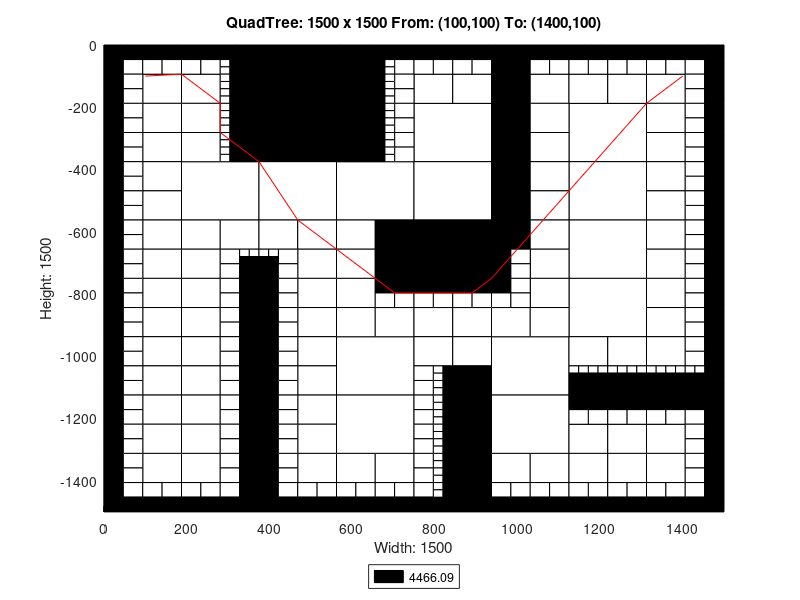

MATLAB code to generate this figure:
axis([0 1500 -1500 0]);
title('QuadTree: 1500 x 1500 From: (100,100) To: (1400,100)');
xlabel('Width: 1500');
ylabel('Height: 1500');
rectangle('Position',[375 -187.5 187.5 187.5], 'FaceColor',[0 0 0]);
rectangle('Position',[375 -375 187.5 187.5], 'FaceColor',[0 0 0]);
rectangle('Position',[187.5 -562.5 187.5 187.5], 'FaceColor',[1 1 1]);
rectangle('Position',[375 -562.5 187.5 187.5], 'FaceColor',[1 1 1]);
rectangle('Position',[562.5 -562.5 187.5 187.5], 'FaceColor',[1 1 1]);
rectangle('Position',[750 -375 187.5 187.5], 'FaceColor',[1 1 1]);
rectangle('Position',[1125 -375 187.5 187.5], 'FaceColor',[1 1 1]);
rectangle('Position',[750 -562.5 187.5 187.5], 'FaceColor',[1 1 1]);
rectangle('Position',[750 -750 187.5 187.5], 'FaceColor',[0 0 0]);
rectangle('Position',[1125 -562.5 187.5 187.5], 'FaceColor',[1 1 1]);
rectangle('Position',[1125 -750 187.5 187.5], 'FaceColor',[1 1 1]);
rectangle('Position',[562.5 -1125 187.5 187.5], 'FaceColor',[1 1 1]);
rectangle('Position',[562.5 -1312.5 187.5 187.5], 'FaceColor',[1 1 1]);
rectangle('Position',[937.5 -1125 187.5 187.5], 'FaceColor',[1 1 1]);
rectangle('Position',[1125 -937.5 187.5 187.5], 'FaceColor',[1 1 1]);
rectangle('Position',[937.5 -1312.5 187.5 187.5], 'FaceColor',[1 1 1]);
rectangle('Position',[93.75 -187.5 93.75 93.75], 'FaceColor',[1 1 1]);
rectangle('Position',[187.5 -187.5 93.75 93.75], 'FaceColor',[1 1 1]);
rectangle('Position',[93.75 -281.25 93.75 93.75], 'FaceColor',[1 1 1]);
rectangle('Position',[93.75 -375 93.75 93.75], 'FaceColor',[1 1 1]);
rectangle('Position',[187.5 -281.25 93.75 93.75], 'FaceColor',[1 1 1]);
rectangle('Position',[187.5 -375 93.75 93.75], 'FaceColor',[1 1 1]);
rectangle('Position',[562.5 -93.75 93.75 93.75], 'FaceColor',[0 0 0]);
rectangle('Position',[562.5 -187.5 93.75 93.75], 'FaceColor',[0 0 0]);
rectangle('Position',[562.5 -281.25 93.75 93.75], 'FaceColor',[0 0 0]);
rectangle('Position',[562.5 -375 93.75 93.75], 'FaceColor',[0 0 0]);
rectangle('Position',[93.75 -468.75 93.75 93.75], 'FaceColor',[1 1 1]);
rectangle('Position',[93.75 -562.5 93.75 93.75], 'FaceColor',[1 1 1]);
rectangle('Position',[93.75 -656.25 93.75 93.75], 'FaceColor',[1 1 1]);
rectangle('Position',[93.75 -750 93.75 93.75], 'FaceColor',[1 1 1]);
rectangle('Position',[187.5 -656.25 93.75 93.75], 'FaceColor',[1 1 1]);
rectangle('Position',[281.25 -656.25 93.75 93.75], 'FaceColor',[1 1 1]);
rectangle('Position',[187.5 -750 93.75 93.75], 'FaceColor',[1 1 1]);
rectangle('Position',[375 -656.25 93.75 93.75], 'FaceColor',[1 1 1]);
rectangle('Position',[468.75 -656.25 93.75 93.75], 'FaceColor',[1 1 1]);
rectangle('Position',[468.75 -750 93.75 93.75], 'FaceColor',[1 1 1]);
rectangle('Position',[562.5 -656.25 93.75 93.75], 'FaceColor',[1 1 1]);
rectangle('Position',[656.25 -656.25 93.75 93.75], 'FaceColor',[0 0 0]);
rectangle('Position',[562.5 -750 93.75 93.75], 'FaceColor',[1 1 1]);
rectangle('Position',[656.25 -750 93.75 93.75], 'FaceColor',[0 0 0]);
rectangle('Position',[750 -187.5 93.75 93.75], 'FaceColor',[1 1 1]);
rectangle('Position',[843.75 -187.5 93.75 93.75], 'FaceColor',[1 1 1]);
rectangle('Position',[937.5 -93.75 93.75 93.75], 'FaceColor',[0 0 0]);
rectangle('Position',[937.5 -187.5 93.75 93.75], 'FaceColor',[0 0 0]);
rectangle('Position',[1031.25 -187.5 93.75 93.75], 'FaceColor',[1 1 1]);
rectangle('Position',[937.5 -281.25 93.75 93.75], 'FaceColor',[0 0 0]);
rectangle('Position',[1031.25 -281.25 93.75 93.75], 'FaceColor',[1 1 1]);
rectangle('Position',[937.5 -375 93.75 93.75], 'FaceColor',[0 0 0]);
rectangle('Position',[1031.25 -375 93.75 93.75], 'FaceColor',[1 1 1]);
rectangle('Position',[1125 -187.5 93.75 93.75], 'FaceColor',[1 1 1]);
rectangle('Position',[1218.75 -187.5 93.75 93.75], 'FaceColor',[1 1 1]);
rectangle('Position',[1312.5 -187.5 93.75 93.75], 'FaceColor',[1 1 1]);
rectangle('Position',[1312.5 -281.25 93.75 93.75], 'FaceColor',[1 1 1]);
rectangle('Position',[1312.5 -375 93.75 93.75], 'FaceColor',[1 1 1]);
rectangle('Position',[937.5 -468.75 93.75 93.75], 'FaceColor',[0 0 0]);
rectangle('Position',[1031.25 -468.75 93.75 93.75], 'FaceColor',[1 1 1]);
rectangle('Position',[937.5 -562.5 93.75 93.75], 'FaceColor',[0 0 0]);
rectangle('Position',[1031.25 -562.5 93.75 93.75], 'FaceColor',[1 1 1]);
rectangle('Position',[937.5 -656.25 93.75 93.75], 'FaceColor',[0 0 0]);
rectangle('Position',[1031.25 -656.25 93.75 93.75], 'FaceColor',[1 1 1]);
rectangle('Position',[1031.25 -750 93.75 93.75], 'FaceColor',[1 1 1]);
rectangle('Position',[1312.5 -468.75 93.75 93.75], 'FaceColor',[1 1 1]);
rectangle('Position',[1312.5 -562.5 93.75 93.75], 'FaceColor',[1 1 1]);
rectangle('Position',[1312.5 -656.25 93.75 93.75], 'FaceColor',[1 1 1]);
rectangle('Position',[1312.5 -750 93.75 93.75], 'FaceColor',[1 1 1]);
rectangle('Position',[93.75 -843.75 93.75 93.75], 'FaceColor',[1 1 1]);
rectangle('Position',[93.75 -937.5 93.75 93.75], 'FaceColor',[1 1 1]);
rectangle('Position',[187.5 -843.75 93.75 93.75], 'FaceColor',[1 1 1]);
rectangle('Position',[187.5 -937.5 93.75 93.75], 'FaceColor',[1 1 1]);
rectangle('Position',[93.75 -1031.25 93.75 93.75], 'FaceColor',[1 1 1]);
rectangle('Position',[93.75 -1125 93.75 93.75], 'FaceColor',[1 1 1]);
rectangle('Position',[187.5 -1031.25 93.75 93.75], 'FaceColor',[1 1 1]);
rectangle('Position',[187.5 -1125 93.75 93.75], 'FaceColor',[1 1 1]);
rectangle('Position',[468.75 -843.75 93.75 93.75], 'FaceColor',[1 1 1]);
rectangle('Position',[468.75 -937.5 93.75 93.75], 'FaceColor',[1 1 1]);
rectangle('Position',[562.5 -843.75 93.75 93.75], 'FaceColor',[1 1 1]);
rectangle('Position',[562.5 -937.5 93.75 93.75], 'FaceColor',[1 1 1]);
rectangle('Position',[656.25 -937.5 93.75 93.75], 'FaceColor',[1 1 1]);
rectangle('Position',[468.75 -1031.25 93.75 93.75], 'FaceColor',[1 1 1]);
rectangle('Position',[468.75 -1125 93.75 93.75], 'FaceColor',[1 1 1]);
rectangle('Position',[93.75 -1218.75 93.75 93.75], 'FaceColor',[1 1 1]);
rectangle('Position',[93.75 -1312.5 93.75 93.75], 'FaceColor',[1 1 1]);
rectangle('Position',[187.5 -1218.75 93.75 93.75], 'FaceColor',[1 1 1]);
rectangle('Position',[187.5 -1312.5 93.75 93.75], 'FaceColor',[1 1 1]);
rectangle('Position',[93.75 -1406.25 93.75 93.75], 'FaceColor',[1 1 1]);
rectangle('Position',[187.5 -1406.25 93.75 93.75], 'FaceColor',[1 1 1]);
rectangle('Position',[468.75 -1218.75 93.75 93.75], 'FaceColor',[1 1 1]);
rectangle('Position',[468.75 -1312.5 93.75 93.75], 'FaceColor',[1 1 1]);
rectangle('Position',[468.75 -1406.25 93.75 93.75], 'FaceColor',[1 1 1]);
rectangle('Position',[562.5 -1406.25 93.75 93.75], 'FaceColor',[1 1 1]);
rectangle('Position',[656.25 -1406.25 93.75 93.75], 'FaceColor',[1 1 1]);
rectangle('Position',[750 -937.5 93.75 93.75], 'FaceColor',[1 1 1]);
rectangle('Position',[843.75 -937.5 93.75 93.75], 'FaceColor',[1 1 1]);
rectangle('Position',[1031.25 -843.75 93.75 93.75], 'FaceColor',[1 1 1]);
rectangle('Position',[937.5 -937.5 93.75 93.75], 'FaceColor',[1 1 1]);
rectangle('Position',[1031.25 -937.5 93.75 93.75], 'FaceColor',[1 1 1]);
rectangle('Position',[750 -1031.25 93.75 93.75], 'FaceColor',[1 1 1]);
rectangle('Position',[843.75 -1031.25 93.75 93.75], 'FaceColor',[1 1 1]);
rectangle('Position',[843.75 -1125 93.75 93.75], 'FaceColor',[0 0 0]);
rectangle('Position',[1312.5 -843.75 93.75 93.75], 'FaceColor',[1 1 1]);
rectangle('Position',[1312.5 -937.5 93.75 93.75], 'FaceColor',[1 1 1]);
rectangle('Position',[1125 -1031.25 93.75 93.75], 'FaceColor',[1 1 1]);
rectangle('Position',[1218.75 -1031.25 93.75 93.75], 'FaceColor',[1 1 1]);
rectangle('Position',[1312.5 -1031.25 93.75 93.75], 'FaceColor',[1 1 1]);
rectangle('Position',[843.75 -1218.75 93.75 93.75], 'FaceColor',[0 0 0]);
rectangle('Position',[843.75 -1312.5 93.75 93.75], 'FaceColor',[0 0 0]);
rectangle('Position',[843.75 -1406.25 93.75 93.75], 'FaceColor',[0 0 0]);
rectangle('Position',[843.75 -1500 93.75 93.75], 'FaceColor',[0 0 0]);
rectangle('Position',[937.5 -1406.25 93.75 93.75], 'FaceColor',[1 1 1]);
rectangle('Position',[1031.25 -1406.25 93.75 93.75], 'FaceColor',[1 1 1]);
rectangle('Position',[1125 -1312.5 93.75 93.75], 'FaceColor',[1 1 1]);
rectangle('Position',[1218.75 -1312.5 93.75 93.75], 'FaceColor',[1 1 1]);
rectangle('Position',[1312.5 -1312.5 93.75 93.75], 'FaceColor',[1 1 1]);
rectangle('Position',[1125 -1406.25 93.75 93.75], 'FaceColor',[1 1 1]);
rectangle('Position',[1218.75 -1406.25 93.75 93.75], 'FaceColor',[1 1 1]);
rectangle('Position',[1312.5 -1406.25 93.75 93.75], 'FaceColor',[1 1 1]);
rectangle('Position',[0 -46.875 46.875 46.875], 'FaceColor',[0 0 0]);
rectangle('Position',[46.875 -46.875 46.875 46.875], 'FaceColor',[0 0 0]);
rectangle('Position',[0 -93.75 46.875 46.875], 'FaceColor',[0 0 0]);
rectangle('Position',[46.875 -93.75 46.875 46.875], 'FaceColor',[1 1 1]);
rectangle('Position',[93.75 -46.875 46.875 46.875], 'FaceColor',[0 0 0]);
rectangle('Position',[140.625 -46.875 46.875 46.875], 'FaceColor',[0 0 0]);
rectangle('Position',[93.75 -93.75 46.875 46.875], 'FaceColor',[1 1 1]);
rectangle('Position',[140.625 -93.75 46.875 46.875], 'FaceColor',[1 1 1]);
rectangle('Position',[0 -140.625 46.875 46.875], 'FaceColor',[0 0 0]);
rectangle('Position',[46.875 -140.625 46.875 46.875], 'FaceColor',[1 1 1]);
rectangle('Position',[0 -187.5 46.875 46.875], 'FaceColor',[0 0 0]);
rectangle('Position',[46.875 -187.5 46.875 46.875], 'FaceColor',[1 1 1]);
rectangle('Position',[187.5 -46.875 46.875 46.875], 'FaceColor',[0 0 0]);
rectangle('Position',[234.375 -46.875 46.875 46.875], 'FaceColor',[0 0 0]);
rectangle('Position',[187.5 -93.75 46.875 46.875], 'FaceColor',[1 1 1]);
rectangle('Position',[234.375 -93.75 46.875 46.875], 'FaceColor',[1 1 1]);
rectangle('Position',[281.25 -46.875 46.875 46.875], 'FaceColor',[0 0 0]);
rectangle('Position',[328.125 -46.875 46.875 46.875], 'FaceColor',[0 0 0]);
rectangle('Position',[328.125 -93.75 46.875 46.875], 'FaceColor',[0 0 0]);
rectangle('Position',[328.125 -140.625 46.875 46.875], 'FaceColor',[0 0 0]);
rectangle('Position',[328.125 -187.5 46.875 46.875], 'FaceColor',[0 0 0]);
rectangle('Position',[0 -234.375 46.875 46.875], 'FaceColor',[0 0 0]);
rectangle('Position',[46.875 -234.375 46.875 46.875], 'FaceColor',[1 1 1]);
rectangle('Position',[0 -281.25 46.875 46.875], 'FaceColor',[0 0 0]);
rectangle('Position',[46.875 -281.25 46.875 46.875], 'FaceColor',[1 1 1]);
rectangle('Position',[0 -328.125 46.875 46.875], 'FaceColor',[0 0 0]);
rectangle('Position',[46.875 -328.125 46.875 46.875], 'FaceColor',[1 1 1]);
rectangle('Position',[0 -375 46.875 46.875], 'FaceColor',[0 0 0]);
rectangle('Position',[46.875 -375 46.875 46.875], 'FaceColor',[1 1 1]);
rectangle('Position',[328.125 -234.375 46.875 46.875], 'FaceColor',[0 0 0]);
rectangle('Position',[328.125 -281.25 46.875 46.875], 'FaceColor',[0 0 0]);
rectangle('Position',[328.125 -328.125 46.875 46.875], 'FaceColor',[0 0 0]);
rectangle('Position',[328.125 -375 46.875 46.875], 'FaceColor',[0 0 0]);
rectangle('Position',[656.25 -46.875 46.875 46.875], 'FaceColor',[0 0 0]);
rectangle('Position',[703.125 -46.875 46.875 46.875], 'FaceColor',[0 0 0]);
rectangle('Position',[703.125 -93.75 46.875 46.875], 'FaceColor',[1 1 1]);
rectangle('Position',[703.125 -140.625 46.875 46.875], 'FaceColor',[1 1 1]);
rectangle('Position',[703.125 -187.5 46.875 46.875], 'FaceColor',[1 1 1]);
rectangle('Position',[703.125 -234.375 46.875 46.875], 'FaceColor',[1 1 1]);
rectangle('Position',[703.125 -281.25 46.875 46.875], 'FaceColor',[1 1 1]);
rectangle('Position',[703.125 -328.125 46.875 46.875], 'FaceColor',[1 1 1]);
rectangle('Position',[703.125 -375 46.875 46.875], 'FaceColor',[1 1 1]);
rectangle('Position',[0 -421.875 46.875 46.875], 'FaceColor',[0 0 0]);
rectangle('Position',[46.875 -421.875 46.875 46.875], 'FaceColor',[1 1 1]);
rectangle('Position',[0 -468.75 46.875 46.875], 'FaceColor',[0 0 0]);
rectangle('Position',[46.875 -468.75 46.875 46.875], 'FaceColor',[1 1 1]);
rectangle('Position',[0 -515.625 46.875 46.875], 'FaceColor',[0 0 0]);
rectangle('Position',[46.875 -515.625 46.875 46.875], 'FaceColor',[1 1 1]);
rectangle('Position',[0 -562.5 46.875 46.875], 'FaceColor',[0 0 0]);
rectangle('Position',[46.875 -562.5 46.875 46.875], 'FaceColor',[1 1 1]);
rectangle('Position',[0 -609.375 46.875 46.875], 'FaceColor',[0 0 0]);
rectangle('Position',[46.875 -609.375 46.875 46.875], 'FaceColor',[1 1 1]);
rectangle('Position',[0 -656.25 46.875 46.875], 'FaceColor',[0 0 0]);
rectangle('Position',[46.875 -656.25 46.875 46.875], 'FaceColor',[1 1 1]);
rectangle('Position',[0 -703.125 46.875 46.875], 'FaceColor',[0 0 0]);
rectangle('Position',[46.875 -703.125 46.875 46.875], 'FaceColor',[1 1 1]);
rectangle('Position',[0 -750 46.875 46.875], 'FaceColor',[0 0 0]);
rectangle('Position',[46.875 -750 46.875 46.875], 'FaceColor',[1 1 1]);
rectangle('Position',[281.25 -703.125 46.875 46.875], 'FaceColor',[1 1 1]);
rectangle('Position',[281.25 -750 46.875 46.875], 'FaceColor',[1 1 1]);
rectangle('Position',[328.125 -750 46.875 46.875], 'FaceColor',[0 0 0]);
rectangle('Position',[421.875 -703.125 46.875 46.875], 'FaceColor',[1 1 1]);
rectangle('Position',[375 -750 46.875 46.875], 'FaceColor',[0 0 0]);
rectangle('Position',[421.875 -750 46.875 46.875], 'FaceColor',[1 1 1]);
rectangle('Position',[750 -46.875 46.875 46.875], 'FaceColor',[0 0 0]);
rectangle('Position',[796.875 -46.875 46.875 46.875], 'FaceColor',[0 0 0]);
rectangle('Position',[750 -93.75 46.875 46.875], 'FaceColor',[1 1 1]);
rectangle('Position',[796.875 -93.75 46.875 46.875], 'FaceColor',[1 1 1]);
rectangle('Position',[843.75 -46.875 46.875 46.875], 'FaceColor',[0 0 0]);
rectangle('Position',[890.625 -46.875 46.875 46.875], 'FaceColor',[0 0 0]);
rectangle('Position',[843.75 -93.75 46.875 46.875], 'FaceColor',[1 1 1]);
rectangle('Position',[890.625 -93.75 46.875 46.875], 'FaceColor',[1 1 1]);
rectangle('Position',[1031.25 -46.875 46.875 46.875], 'FaceColor',[0 0 0]);
rectangle('Position',[1078.12 -46.875 46.875 46.875], 'FaceColor',[0 0 0]);
rectangle('Position',[1031.25 -93.75 46.875 46.875], 'FaceColor',[1 1 1]);
rectangle('Position',[1078.12 -93.75 46.875 46.875], 'FaceColor',[1 1 1]);
rectangle('Position',[1125 -46.875 46.875 46.875], 'FaceColor',[0 0 0]);
rectangle('Position',[1171.88 -46.875 46.875 46.875], 'FaceColor',[0 0 0]);
rectangle('Position',[1125 -93.75 46.875 46.875], 'FaceColor',[1 1 1]);
rectangle('Position',[1171.88 -93.75 46.875 46.875], 'FaceColor',[1 1 1]);
rectangle('Position',[1218.75 -46.875 46.875 46.875], 'FaceColor',[0 0 0]);
rectangle('Position',[1265.62 -46.875 46.875 46.875], 'FaceColor',[0 0 0]);
rectangle('Position',[1218.75 -93.75 46.875 46.875], 'FaceColor',[1 1 1]);
rectangle('Position',[1265.62 -93.75 46.875 46.875], 'FaceColor',[1 1 1]);
rectangle('Position',[1312.5 -46.875 46.875 46.875], 'FaceColor',[0 0 0]);
rectangle('Position',[1359.38 -46.875 46.875 46.875], 'FaceColor',[0 0 0]);
rectangle('Position',[1312.5 -93.75 46.875 46.875], 'FaceColor',[1 1 1]);
rectangle('Position',[1359.38 -93.75 46.875 46.875], 'FaceColor',[1 1 1]);
rectangle('Position',[1406.25 -46.875 46.875 46.875], 'FaceColor',[0 0 0]);
rectangle('Position',[1453.12 -46.875 46.875 46.875], 'FaceColor',[0 0 0]);
rectangle('Position',[1406.25 -93.75 46.875 46.875], 'FaceColor',[1 1 1]);
rectangle('Position',[1453.12 -93.75 46.875 46.875], 'FaceColor',[0 0 0]);
rectangle('Position',[1406.25 -140.625 46.875 46.875], 'FaceColor',[1 1 1]);
rectangle('Position',[1453.12 -140.625 46.875 46.875], 'FaceColor',[0 0 0]);
rectangle('Position',[1406.25 -187.5 46.875 46.875], 'FaceColor',[1 1 1]);
rectangle('Position',[1453.12 -187.5 46.875 46.875], 'FaceColor',[0 0 0]);
rectangle('Position',[1406.25 -234.375 46.875 46.875], 'FaceColor',[1 1 1]);
rectangle('Position',[1453.12 -234.375 46.875 46.875], 'FaceColor',[0 0 0]);
rectangle('Position',[1406.25 -281.25 46.875 46.875], 'FaceColor',[1 1 1]);
rectangle('Position',[1453.12 -281.25 46.875 46.875], 'FaceColor',[0 0 0]);
rectangle('Position',[1406.25 -328.125 46.875 46.875], 'FaceColor',[1 1 1]);
rectangle('Position',[1453.12 -328.125 46.875 46.875], 'FaceColor',[0 0 0]);
rectangle('Position',[1406.25 -375 46.875 46.875], 'FaceColor',[1 1 1]);
rectangle('Position',[1453.12 -375 46.875 46.875], 'FaceColor',[0 0 0]);
rectangle('Position',[937.5 -703.125 46.875 46.875], 'FaceColor',[0 0 0]);
rectangle('Position',[984.375 -703.125 46.875 46.875], 'FaceColor',[1 1 1]);
rectangle('Position',[937.5 -750 46.875 46.875], 'FaceColor',[0 0 0]);
rectangle('Position',[984.375 -750 46.875 46.875], 'FaceColor',[1 1 1]);
rectangle('Position',[1406.25 -421.875 46.875 46.875], 'FaceColor',[1 1 1]);
rectangle('Position',[1453.12 -421.875 46.875 46.875], 'FaceColor',[0 0 0]);
rectangle('Position',[1406.25 -468.75 46.875 46.875], 'FaceColor',[1 1 1]);
rectangle('Position',[1453.12 -468.75 46.875 46.875], 'FaceColor',[0 0 0]);
rectangle('Position',[1406.25 -515.625 46.875 46.875], 'FaceColor',[1 1 1]);
rectangle('Position',[1453.12 -515.625 46.875 46.875], 'FaceColor',[0 0 0]);
rectangle('Position',[1406.25 -562.5 46.875 46.875], 'FaceColor',[1 1 1]);
rectangle('Position',[1453.12 -562.5 46.875 46.875], 'FaceColor',[0 0 0]);
rectangle('Position',[1406.25 -609.375 46.875 46.875], 'FaceColor',[1 1 1]);
rectangle('Position',[1453.12 -609.375 46.875 46.875], 'FaceColor',[0 0 0]);
rectangle('Position',[1406.25 -656.25 46.875 46.875], 'FaceColor',[1 1 1]);
rectangle('Position',[1453.12 -656.25 46.875 46.875], 'FaceColor',[0 0 0]);
rectangle('Position',[1406.25 -703.125 46.875 46.875], 'FaceColor',[1 1 1]);
rectangle('Position',[1453.12 -703.125 46.875 46.875], 'FaceColor',[0 0 0]);
rectangle('Position',[1406.25 -750 46.875 46.875], 'FaceColor',[1 1 1]);
rectangle('Position',[1453.12 -750 46.875 46.875], 'FaceColor',[0 0 0]);
rectangle('Position',[0 -796.875 46.875 46.875], 'FaceColor',[0 0 0]);
rectangle('Position',[46.875 -796.875 46.875 46.875], 'FaceColor',[1 1 1]);
rectangle('Position',[0 -843.75 46.875 46.875], 'FaceColor',[0 0 0]);
rectangle('Position',[46.875 -843.75 46.875 46.875], 'FaceColor',[1 1 1]);
rectangle('Position',[0 -890.625 46.875 46.875], 'FaceColor',[0 0 0]);
rectangle('Position',[46.875 -890.625 46.875 46.875], 'FaceColor',[1 1 1]);
rectangle('Position',[0 -937.5 46.875 46.875], 'FaceColor',[0 0 0]);
rectangle('Position',[46.875 -937.5 46.875 46.875], 'FaceColor',[1 1 1]);
rectangle('Position',[281.25 -796.875 46.875 46.875], 'FaceColor',[1 1 1]);
rectangle('Position',[328.125 -796.875 46.875 46.875], 'FaceColor',[0 0 0]);
rectangle('Position',[281.25 -843.75 46.875 46.875], 'FaceColor',[1 1 1]);
rectangle('Position',[328.125 -843.75 46.875 46.875], 'FaceColor',[0 0 0]);
rectangle('Position',[281.25 -890.625 46.875 46.875], 'FaceColor',[1 1 1]);
rectangle('Position',[328.125 -890.625 46.875 46.875], 'FaceColor',[0 0 0]);
rectangle('Position',[281.25 -937.5 46.875 46.875], 'FaceColor',[1 1 1]);
rectangle('Position',[328.125 -937.5 46.875 46.875], 'FaceColor',[0 0 0]);
rectangle('Position',[0 -984.375 46.875 46.875], 'FaceColor',[0 0 0]);
rectangle('Position',[46.875 -984.375 46.875 46.875], 'FaceColor',[1 1 1]);
rectangle('Position',[0 -1031.25 46.875 46.875], 'FaceColor',[0 0 0]);
rectangle('Position',[46.875 -1031.25 46.875 46.875], 'FaceColor',[1 1 1]);
rectangle('Position',[0 -1078.12 46.875 46.875], 'FaceColor',[0 0 0]);
rectangle('Position',[46.875 -1078.12 46.875 46.875], 'FaceColor',[1 1 1]);
rectangle('Position',[0 -1125 46.875 46.875], 'FaceColor',[0 0 0]);
rectangle('Position',[46.875 -1125 46.875 46.875], 'FaceColor',[1 1 1]);
rectangle('Position',[281.25 -984.375 46.875 46.875], 'FaceColor',[1 1 1]);
rectangle('Position',[328.125 -984.375 46.875 46.875], 'FaceColor',[0 0 0]);
rectangle('Position',[281.25 -1031.25 46.875 46.875], 'FaceColor',[1 1 1]);
rectangle('Position',[328.125 -1031.25 46.875 46.875], 'FaceColor',[0 0 0]);
rectangle('Position',[281.25 -1078.12 46.875 46.875], 'FaceColor',[1 1 1]);
rectangle('Position',[328.125 -1078.12 46.875 46.875], 'FaceColor',[0 0 0]);
rectangle('Position',[281.25 -1125 46.875 46.875], 'FaceColor',[1 1 1]);
rectangle('Position',[328.125 -1125 46.875 46.875], 'FaceColor',[0 0 0]);
rectangle('Position',[375 -796.875 46.875 46.875], 'FaceColor',[0 0 0]);
rectangle('Position',[421.875 -796.875 46.875 46.875], 'FaceColor',[1 1 1]);
rectangle('Position',[375 -843.75 46.875 46.875], 'FaceColor',[0 0 0]);
rectangle('Position',[421.875 -843.75 46.875 46.875], 'FaceColor',[1 1 1]);
rectangle('Position',[375 -890.625 46.875 46.875], 'FaceColor',[0 0 0]);
rectangle('Position',[421.875 -890.625 46.875 46.875], 'FaceColor',[1 1 1]);
rectangle('Position',[375 -937.5 46.875 46.875], 'FaceColor',[0 0 0]);
rectangle('Position',[421.875 -937.5 46.875 46.875], 'FaceColor',[1 1 1]);
rectangle('Position',[656.25 -796.875 46.875 46.875], 'FaceColor',[0 0 0]);
rectangle('Position',[703.125 -796.875 46.875 46.875], 'FaceColor',[0 0 0]);
rectangle('Position',[656.25 -843.75 46.875 46.875], 'FaceColor',[1 1 1]);
rectangle('Position',[703.125 -843.75 46.875 46.875], 'FaceColor',[1 1 1]);
rectangle('Position',[375 -984.375 46.875 46.875], 'FaceColor',[0 0 0]);
rectangle('Position',[421.875 -984.375 46.875 46.875], 'FaceColor',[1 1 1]);
rectangle('Position',[375 -1031.25 46.875 46.875], 'FaceColor',[0 0 0]);
rectangle('Position',[421.875 -1031.25 46.875 46.875], 'FaceColor',[1 1 1]);
rectangle('Position',[375 -1078.12 46.875 46.875], 'FaceColor',[0 0 0]);
rectangle('Position',[421.875 -1078.12 46.875 46.875], 'FaceColor',[1 1 1]);
rectangle('Position',[375 -1125 46.875 46.875], 'FaceColor',[0 0 0]);
rectangle('Position',[421.875 -1125 46.875 46.875], 'FaceColor',[1 1 1]);
rectangle('Position',[0 -1171.88 46.875 46.875], 'FaceColor',[0 0 0]);
rectangle('Position',[46.875 -1171.88 46.875 46.875], 'FaceColor',[1 1 1]);
rectangle('Position',[0 -1218.75 46.875 46.875], 'FaceColor',[0 0 0]);
rectangle('Position',[46.875 -1218.75 46.875 46.875], 'FaceColor',[1 1 1]);
rectangle('Position',[0 -1265.62 46.875 46.875], 'FaceColor',[0 0 0]);
rectangle('Position',[46.875 -1265.62 46.875 46.875], 'FaceColor',[1 1 1]);
rectangle('Position',[0 -1312.5 46.875 46.875], 'FaceColor',[0 0 0]);
rectangle('Position',[46.875 -1312.5 46.875 46.875], 'FaceColor',[1 1 1]);
rectangle('Position',[281.25 -1171.88 46.875 46.875], 'FaceColor',[1 1 1]);
rectangle('Position',[328.125 -1171.88 46.875 46.875], 'FaceColor',[0 0 0]);
rectangle('Position',[281.25 -1218.75 46.875 46.875], 'FaceColor',[1 1 1]);
rectangle('Position',[328.125 -1218.75 46.875 46.875], 'FaceColor',[0 0 0]);
rectangle('Position',[281.25 -1265.62 46.875 46.875], 'FaceColor',[1 1 1]);
rectangle('Position',[328.125 -1265.62 46.875 46.875], 'FaceColor',[0 0 0]);
rectangle('Position',[281.25 -1312.5 46.875 46.875], 'FaceColor',[1 1 1]);
rectangle('Position',[328.125 -1312.5 46.875 46.875], 'FaceColor',[0 0 0]);
rectangle('Position',[0 -1359.38 46.875 46.875], 'FaceColor',[0 0 0]);
rectangle('Position',[46.875 -1359.38 46.875 46.875], 'FaceColor',[1 1 1]);
rectangle('Position',[0 -1406.25 46.875 46.875], 'FaceColor',[0 0 0]);
rectangle('Position',[46.875 -1406.25 46.875 46.875], 'FaceColor',[1 1 1]);
rectangle('Position',[0 -1453.12 46.875 46.875], 'FaceColor',[0 0 0]);
rectangle('Position',[46.875 -1453.12 46.875 46.875], 'FaceColor',[1 1 1]);
rectangle('Position',[0 -1500 46.875 46.875], 'FaceColor',[0 0 0]);
rectangle('Position',[46.875 -1500 46.875 46.875], 'FaceColor',[0 0 0]);
rectangle('Position',[93.75 -1453.12 46.875 46.875], 'FaceColor',[1 1 1]);
rectangle('Position',[140.625 -1453.12 46.875 46.875], 'FaceColor',[1 1 1]);
rectangle('Position',[93.75 -1500 46.875 46.875], 'FaceColor',[0 0 0]);
rectangle('Position',[140.625 -1500 46.875 46.875], 'FaceColor',[0 0 0]);
rectangle('Position',[281.25 -1359.38 46.875 46.875], 'FaceColor',[1 1 1]);
rectangle('Position',[328.125 -1359.38 46.875 46.875], 'FaceColor',[0 0 0]);
rectangle('Position',[281.25 -1406.25 46.875 46.875], 'FaceColor',[1 1 1]);
rectangle('Position',[328.125 -1406.25 46.875 46.875], 'FaceColor',[0 0 0]);
rectangle('Position',[187.5 -1453.12 46.875 46.875], 'FaceColor',[1 1 1]);
rectangle('Position',[234.375 -1453.12 46.875 46.875], 'FaceColor',[1 1 1]);
rectangle('Position',[187.5 -1500 46.875 46.875], 'FaceColor',[0 0 0]);
rectangle('Position',[234.375 -1500 46.875 46.875], 'FaceColor',[0 0 0]);
rectangle('Position',[281.25 -1453.12 46.875 46.875], 'FaceColor',[1 1 1]);
rectangle('Position',[328.125 -1453.12 46.875 46.875], 'FaceColor',[0 0 0]);
rectangle('Position',[281.25 -1500 46.875 46.875], 'FaceColor',[0 0 0]);
rectangle('Position',[328.125 -1500 46.875 46.875], 'FaceColor',[0 0 0]);
rectangle('Position',[375 -1171.88 46.875 46.875], 'FaceColor',[0 0 0]);
rectangle('Position',[421.875 -1171.88 46.875 46.875], 'FaceColor',[1 1 1]);
rectangle('Position',[375 -1218.75 46.875 46.875], 'FaceColor',[0 0 0]);
rectangle('Position',[421.875 -1218.75 46.875 46.875], 'FaceColor',[1 1 1]);
rectangle('Position',[375 -1265.62 46.875 46.875], 'FaceColor',[0 0 0]);
rectangle('Position',[421.875 -1265.62 46.875 46.875], 'FaceColor',[1 1 1]);
rectangle('Position',[375 -1312.5 46.875 46.875], 'FaceColor',[0 0 0]);
rectangle('Position',[421.875 -1312.5 46.875 46.875], 'FaceColor',[1 1 1]);
rectangle('Position',[375 -1359.38 46.875 46.875], 'FaceColor',[0 0 0]);
rectangle('Position',[421.875 -1359.38 46.875 46.875], 'FaceColor',[1 1 1]);
rectangle('Position',[375 -1406.25 46.875 46.875], 'FaceColor',[0 0 0]);
rectangle('Position',[421.875 -1406.25 46.875 46.875], 'FaceColor',[1 1 1]);
rectangle('Position',[375 -1453.12 46.875 46.875], 'FaceColor',[0 0 0]);
rectangle('Position',[421.875 -1453.12 46.875 46.875], 'FaceColor',[1 1 1]);
rectangle('Position',[375 -1500 46.875 46.875], 'FaceColor',[0 0 0]);
rectangle('Position',[421.875 -1500 46.875 46.875], 'FaceColor',[0 0 0]);
rectangle('Position',[468.75 -1453.12 46.875 46.875], 'FaceColor',[1 1 1]);
rectangle('Position',[515.625 -1453.12 46.875 46.875], 'FaceColor',[1 1 1]);
rectangle('Position',[468.75 -1500 46.875 46.875], 'FaceColor',[0 0 0]);
rectangle('Position',[515.625 -1500 46.875 46.875], 'FaceColor',[0 0 0]);
rectangle('Position',[562.5 -1453.12 46.875 46.875], 'FaceColor',[1 1 1]);
rectangle('Position',[609.375 -1453.12 46.875 46.875], 'FaceColor',[1 1 1]);
rectangle('Position',[562.5 -1500 46.875 46.875], 'FaceColor',[0 0 0]);
rectangle('Position',[609.375 -1500 46.875 46.875], 'FaceColor',[0 0 0]);
rectangle('Position',[656.25 -1453.12 46.875 46.875], 'FaceColor',[1 1 1]);
rectangle('Position',[703.125 -1453.12 46.875 46.875], 'FaceColor',[1 1 1]);
rectangle('Position',[656.25 -1500 46.875 46.875], 'FaceColor',[0 0 0]);
rectangle('Position',[703.125 -1500 46.875 46.875], 'FaceColor',[0 0 0]);
rectangle('Position',[750 -796.875 46.875 46.875], 'FaceColor',[0 0 0]);
rectangle('Position',[796.875 -796.875 46.875 46.875], 'FaceColor',[0 0 0]);
rectangle('Position',[750 -843.75 46.875 46.875], 'FaceColor',[1 1 1]);
rectangle('Position',[796.875 -843.75 46.875 46.875], 'FaceColor',[1 1 1]);
rectangle('Position',[843.75 -796.875 46.875 46.875], 'FaceColor',[0 0 0]);
rectangle('Position',[890.625 -796.875 46.875 46.875], 'FaceColor',[0 0 0]);
rectangle('Position',[843.75 -843.75 46.875 46.875], 'FaceColor',[1 1 1]);
rectangle('Position',[890.625 -843.75 46.875 46.875], 'FaceColor',[1 1 1]);
rectangle('Position',[937.5 -796.875 46.875 46.875], 'FaceColor',[0 0 0]);
rectangle('Position',[984.375 -796.875 46.875 46.875], 'FaceColor',[1 1 1]);
rectangle('Position',[937.5 -843.75 46.875 46.875], 'FaceColor',[1 1 1]);
rectangle('Position',[984.375 -843.75 46.875 46.875], 'FaceColor',[1 1 1]);
rectangle('Position',[750 -1078.12 46.875 46.875], 'FaceColor',[1 1 1]);
rectangle('Position',[750 -1125 46.875 46.875], 'FaceColor',[1 1 1]);
rectangle('Position',[1406.25 -796.875 46.875 46.875], 'FaceColor',[1 1 1]);
rectangle('Position',[1453.12 -796.875 46.875 46.875], 'FaceColor',[0 0 0]);
rectangle('Position',[1406.25 -843.75 46.875 46.875], 'FaceColor',[1 1 1]);
rectangle('Position',[1453.12 -843.75 46.875 46.875], 'FaceColor',[0 0 0]);
rectangle('Position',[1406.25 -890.625 46.875 46.875], 'FaceColor',[1 1 1]);
rectangle('Position',[1453.12 -890.625 46.875 46.875], 'FaceColor',[0 0 0]);
rectangle('Position',[1406.25 -937.5 46.875 46.875], 'FaceColor',[1 1 1]);
rectangle('Position',[1453.12 -937.5 46.875 46.875], 'FaceColor',[0 0 0]);
rectangle('Position',[1125 -1125 46.875 46.875], 'FaceColor',[0 0 0]);
rectangle('Position',[1171.88 -1125 46.875 46.875], 'FaceColor',[0 0 0]);
rectangle('Position',[1218.75 -1125 46.875 46.875], 'FaceColor',[0 0 0]);
rectangle('Position',[1265.62 -1125 46.875 46.875], 'FaceColor',[0 0 0]);
rectangle('Position',[1406.25 -984.375 46.875 46.875], 'FaceColor',[1 1 1]);
rectangle('Position',[1453.12 -984.375 46.875 46.875], 'FaceColor',[0 0 0]);
rectangle('Position',[1406.25 -1031.25 46.875 46.875], 'FaceColor',[1 1 1]);
rectangle('Position',[1453.12 -1031.25 46.875 46.875], 'FaceColor',[0 0 0]);
rectangle('Position',[1312.5 -1125 46.875 46.875], 'FaceColor',[0 0 0]);
rectangle('Position',[1359.38 -1125 46.875 46.875], 'FaceColor',[0 0 0]);
rectangle('Position',[1453.12 -1078.12 46.875 46.875], 'FaceColor',[0 0 0]);
rectangle('Position',[1406.25 -1125 46.875 46.875], 'FaceColor',[0 0 0]);
rectangle('Position',[1453.12 -1125 46.875 46.875], 'FaceColor',[0 0 0]);
rectangle('Position',[750 -1171.88 46.875 46.875], 'FaceColor',[1 1 1]);
rectangle('Position',[750 -1218.75 46.875 46.875], 'FaceColor',[1 1 1]);
rectangle('Position',[750 -1265.62 46.875 46.875], 'FaceColor',[1 1 1]);
rectangle('Position',[750 -1312.5 46.875 46.875], 'FaceColor',[1 1 1]);
rectangle('Position',[750 -1359.38 46.875 46.875], 'FaceColor',[1 1 1]);
rectangle('Position',[750 -1406.25 46.875 46.875], 'FaceColor',[1 1 1]);
rectangle('Position',[750 -1453.12 46.875 46.875], 'FaceColor',[1 1 1]);
rectangle('Position',[750 -1500 46.875 46.875], 'FaceColor',[0 0 0]);
rectangle('Position',[796.875 -1500 46.875 46.875], 'FaceColor',[0 0 0]);
rectangle('Position',[937.5 -1453.12 46.875 46.875], 'FaceColor',[1 1 1]);
rectangle('Position',[984.375 -1453.12 46.875 46.875], 'FaceColor',[1 1 1]);
rectangle('Position',[937.5 -1500 46.875 46.875], 'FaceColor',[0 0 0]);
rectangle('Position',[984.375 -1500 46.875 46.875], 'FaceColor',[0 0 0]);
rectangle('Position',[1031.25 -1453.12 46.875 46.875], 'FaceColor',[1 1 1]);
rectangle('Position',[1078.12 -1453.12 46.875 46.875], 'FaceColor',[1 1 1]);
rectangle('Position',[1031.25 -1500 46.875 46.875], 'FaceColor',[0 0 0]);
rectangle('Position',[1078.12 -1500 46.875 46.875], 'FaceColor',[0 0 0]);
rectangle('Position',[1125 -1171.88 46.875 46.875], 'FaceColor',[0 0 0]);
rectangle('Position',[1171.88 -1171.88 46.875 46.875], 'FaceColor',[0 0 0]);
rectangle('Position',[1125 -1218.75 46.875 46.875], 'FaceColor',[1 1 1]);
rectangle('Position',[1171.88 -1218.75 46.875 46.875], 'FaceColor',[1 1 1]);
rectangle('Position',[1218.75 -1171.88 46.875 46.875], 'FaceColor',[0 0 0]);
rectangle('Position',[1265.62 -1171.88 46.875 46.875], 'FaceColor',[0 0 0]);
rectangle('Position',[1218.75 -1218.75 46.875 46.875], 'FaceColor',[1 1 1]);
rectangle('Position',[1265.62 -1218.75 46.875 46.875], 'FaceColor',[1 1 1]);
rectangle('Position',[1312.5 -1171.88 46.875 46.875], 'FaceColor',[0 0 0]);
rectangle('Position',[1359.38 -1171.88 46.875 46.875], 'FaceColor',[0 0 0]);
rectangle('Position',[1312.5 -1218.75 46.875 46.875], 'FaceColor',[1 1 1]);
rectangle('Position',[1359.38 -1218.75 46.875 46.875], 'FaceColor',[1 1 1]);
rectangle('Position',[1406.25 -1171.88 46.875 46.875], 'FaceColor',[0 0 0]);
rectangle('Position',[1453.12 -1171.88 46.875 46.875], 'FaceColor',[0 0 0]);
rectangle('Position',[1406.25 -1218.75 46.875 46.875], 'FaceColor',[1 1 1]);
rectangle('Position',[1453.12 -1218.75 46.875 46.875], 'FaceColor',[0 0 0]);
rectangle('Position',[1406.25 -1265.62 46.875 46.875], 'FaceColor',[1 1 1]);
rectangle('Position',[1453.12 -1265.62 46.875 46.875], 'FaceColor',[0 0 0]);
rectangle('Position',[1406.25 -1312.5 46.875 46.875], 'FaceColor',[1 1 1]);
rectangle('Position',[1453.12 -1312.5 46.875 46.875], 'FaceColor',[0 0 0]);
rectangle('Position',[1125 -1453.12 46.875 46.875], 'FaceColor',[1 1 1]);
rectangle('Position',[1171.88 -1453.12 46.875 46.875], 'FaceColor',[1 1 1]);
rectangle('Position',[1125 -1500 46.875 46.875], 'FaceColor',[0 0 0]);
rectangle('Position',[1171.88 -1500 46.875 46.875], 'FaceColor',[0 0 0]);
rectangle('Position',[1218.75 -1453.12 46.875 46.875], 'FaceColor',[1 1 1]);
rectangle('Position',[1265.62 -1453.12 46.875 46.875], 'FaceColor',[1 1 1]);
rectangle('Position',[1218.75 -1500 46.875 46.875], 'FaceColor',[0 0 0]);
rectangle('Position',[1265.62 -1500 46.875 46.875], 'FaceColor',[0 0 0]);
rectangle('Position',[1406.25 -1359.38 46.875 46.875], 'FaceColor',[1 1 1]);
rectangle('Position',[1453.12 -1359.38 46.875 46.875], 'FaceColor',[0 0 0]);
rectangle('Position',[1406.25 -1406.25 46.875 46.875], 'FaceColor',[1 1 1]);
rectangle('Position',[1453.12 -1406.25 46.875 46.875], 'FaceColor',[0 0 0]);
rectangle('Position',[1312.5 -1453.12 46.875 46.875], 'FaceColor',[1 1 1]);
rectangle('Position',[1359.38 -1453.12 46.875 46.875], 'FaceColor',[1 1 1]);
rectangle('Position',[1312.5 -1500 46.875 46.875], 'FaceColor',[0 0 0]);
rectangle('Position',[1359.38 -1500 46.875 46.875], 'FaceColor',[0 0 0]);
rectangle('Position',[1406.25 -1453.12 46.875 46.875], 'FaceColor',[1 1 1]);
rectangle('Position',[1453.12 -1453.12 46.875 46.875], 'FaceColor',[0 0 0]);
rectangle('Position',[1406.25 -1500 46.875 46.875], 'FaceColor',[0 0 0]);
rectangle('Position',[1453.12 -1500 46.875 46.875], 'FaceColor',[0 0 0]);
rectangle('Position',[281.25 -70.3125 23.4375 23.4375], 'FaceColor',[1 1 1]);
rectangle('Position',[304.688 -70.3125 23.4375 23.4375], 'FaceColor',[0 0 0]);
rectangle('Position',[281.25 -93.75 23.4375 23.4375], 'FaceColor',[1 1 1]);
rectangle('Position',[304.688 -93.75 23.4375 23.4375], 'FaceColor',[0 0 0]);
rectangle('Position',[281.25 -117.188 23.4375 23.4375], 'FaceColor',[1 1 1]);
rectangle('Position',[304.688 -117.188 23.4375 23.4375], 'FaceColor',[0 0 0]);
rectangle('Position',[281.25 -140.625 23.4375 23.4375], 'FaceColor',[1 1 1]);
rectangle('Position',[304.688 -140.625 23.4375 23.4375], 'FaceColor',[0 0 0]);
rectangle('Position',[281.25 -164.062 23.4375 23.4375], 'FaceColor',[1 1 1]);
rectangle('Position',[304.688 -164.062 23.4375 23.4375], 'FaceColor',[0 0 0]);
rectangle('Position',[281.25 -187.5 23.4375 23.4375], 'FaceColor',[1 1 1]);
rectangle('Position',[304.688 -187.5 23.4375 23.4375], 'FaceColor',[0 0 0]);
rectangle('Position',[281.25 -210.938 23.4375 23.4375], 'FaceColor',[1 1 1]);
rectangle('Position',[304.688 -210.938 23.4375 23.4375], 'FaceColor',[0 0 0]);
rectangle('Position',[281.25 -234.375 23.4375 23.4375], 'FaceColor',[1 1 1]);
rectangle('Position',[304.688 -234.375 23.4375 23.4375], 'FaceColor',[0 0 0]);
rectangle('Position',[281.25 -257.812 23.4375 23.4375], 'FaceColor',[1 1 1]);
rectangle('Position',[304.688 -257.812 23.4375 23.4375], 'FaceColor',[0 0 0]);
rectangle('Position',[281.25 -281.25 23.4375 23.4375], 'FaceColor',[1 1 1]);
rectangle('Position',[304.688 -281.25 23.4375 23.4375], 'FaceColor',[0 0 0]);
rectangle('Position',[281.25 -304.688 23.4375 23.4375], 'FaceColor',[1 1 1]);
rectangle('Position',[304.688 -304.688 23.4375 23.4375], 'FaceColor',[0 0 0]);
rectangle('Position',[281.25 -328.125 23.4375 23.4375], 'FaceColor',[1 1 1]);
rectangle('Position',[304.688 -328.125 23.4375 23.4375], 'FaceColor',[0 0 0]);
rectangle('Position',[281.25 -351.562 23.4375 23.4375], 'FaceColor',[1 1 1]);
rectangle('Position',[304.688 -351.562 23.4375 23.4375], 'FaceColor',[0 0 0]);
rectangle('Position',[281.25 -375 23.4375 23.4375], 'FaceColor',[1 1 1]);
rectangle('Position',[304.688 -375 23.4375 23.4375], 'FaceColor',[0 0 0]);
rectangle('Position',[656.25 -70.3125 23.4375 23.4375], 'FaceColor',[0 0 0]);
rectangle('Position',[679.688 -70.3125 23.4375 23.4375], 'FaceColor',[1 1 1]);
rectangle('Position',[656.25 -93.75 23.4375 23.4375], 'FaceColor',[0 0 0]);
rectangle('Position',[679.688 -93.75 23.4375 23.4375], 'FaceColor',[1 1 1]);
rectangle('Position',[656.25 -117.188 23.4375 23.4375], 'FaceColor',[0 0 0]);
rectangle('Position',[679.688 -117.188 23.4375 23.4375], 'FaceColor',[1 1 1]);
rectangle('Position',[656.25 -140.625 23.4375 23.4375], 'FaceColor',[0 0 0]);
rectangle('Position',[679.688 -140.625 23.4375 23.4375], 'FaceColor',[1 1 1]);
rectangle('Position',[656.25 -164.062 23.4375 23.4375], 'FaceColor',[0 0 0]);
rectangle('Position',[679.688 -164.062 23.4375 23.4375], 'FaceColor',[1 1 1]);
rectangle('Position',[656.25 -187.5 23.4375 23.4375], 'FaceColor',[0 0 0]);
rectangle('Position',[679.688 -187.5 23.4375 23.4375], 'FaceColor',[1 1 1]);
rectangle('Position',[656.25 -210.938 23.4375 23.4375], 'FaceColor',[0 0 0]);
rectangle('Position',[679.688 -210.938 23.4375 23.4375], 'FaceColor',[1 1 1]);
rectangle('Position',[656.25 -234.375 23.4375 23.4375], 'FaceColor',[0 0 0]);
rectangle('Position',[679.688 -234.375 23.4375 23.4375], 'FaceColor',[1 1 1]);
rectangle('Position',[656.25 -257.812 23.4375 23.4375], 'FaceColor',[0 0 0]);
rectangle('Position',[679.688 -257.812 23.4375 23.4375], 'FaceColor',[1 1 1]);
rectangle('Position',[656.25 -281.25 23.4375 23.4375], 'FaceColor',[0 0 0]);
rectangle('Position',[679.688 -281.25 23.4375 23.4375], 'FaceColor',[1 1 1]);
rectangle('Position',[656.25 -304.688 23.4375 23.4375], 'FaceColor',[0 0 0]);
rectangle('Position',[679.688 -304.688 23.4375 23.4375], 'FaceColor',[1 1 1]);
rectangle('Position',[656.25 -328.125 23.4375 23.4375], 'FaceColor',[0 0 0]);
rectangle('Position',[679.688 -328.125 23.4375 23.4375], 'FaceColor',[1 1 1]);
rectangle('Position',[656.25 -351.562 23.4375 23.4375], 'FaceColor',[0 0 0]);
rectangle('Position',[679.688 -351.562 23.4375 23.4375], 'FaceColor',[1 1 1]);
rectangle('Position',[656.25 -375 23.4375 23.4375], 'FaceColor',[0 0 0]);
rectangle('Position',[679.688 -375 23.4375 23.4375], 'FaceColor',[1 1 1]);
rectangle('Position',[328.125 -679.688 23.4375 23.4375], 'FaceColor',[1 1 1]);
rectangle('Position',[351.562 -679.688 23.4375 23.4375], 'FaceColor',[1 1 1]);
rectangle('Position',[328.125 -703.125 23.4375 23.4375], 'FaceColor',[0 0 0]);
rectangle('Position',[351.562 -703.125 23.4375 23.4375], 'FaceColor',[0 0 0]);
rectangle('Position',[375 -679.688 23.4375 23.4375], 'FaceColor',[1 1 1]);
rectangle('Position',[398.438 -679.688 23.4375 23.4375], 'FaceColor',[1 1 1]);
rectangle('Position',[375 -703.125 23.4375 23.4375], 'FaceColor',[0 0 0]);
rectangle('Position',[398.438 -703.125 23.4375 23.4375], 'FaceColor',[0 0 0]);
rectangle('Position',[796.875 -1054.69 23.4375 23.4375], 'FaceColor',[1 1 1]);
rectangle('Position',[820.312 -1054.69 23.4375 23.4375], 'FaceColor',[0 0 0]);
rectangle('Position',[796.875 -1078.12 23.4375 23.4375], 'FaceColor',[1 1 1]);
rectangle('Position',[820.312 -1078.12 23.4375 23.4375], 'FaceColor',[0 0 0]);
rectangle('Position',[796.875 -1101.56 23.4375 23.4375], 'FaceColor',[1 1 1]);
rectangle('Position',[820.312 -1101.56 23.4375 23.4375], 'FaceColor',[0 0 0]);
rectangle('Position',[796.875 -1125 23.4375 23.4375], 'FaceColor',[1 1 1]);
rectangle('Position',[820.312 -1125 23.4375 23.4375], 'FaceColor',[0 0 0]);
rectangle('Position',[1125 -1054.69 23.4375 23.4375], 'FaceColor',[1 1 1]);
rectangle('Position',[1148.44 -1054.69 23.4375 23.4375], 'FaceColor',[1 1 1]);
rectangle('Position',[1125 -1078.12 23.4375 23.4375], 'FaceColor',[0 0 0]);
rectangle('Position',[1148.44 -1078.12 23.4375 23.4375], 'FaceColor',[0 0 0]);
rectangle('Position',[1171.88 -1054.69 23.4375 23.4375], 'FaceColor',[1 1 1]);
rectangle('Position',[1195.31 -1054.69 23.4375 23.4375], 'FaceColor',[1 1 1]);
rectangle('Position',[1171.88 -1078.12 23.4375 23.4375], 'FaceColor',[0 0 0]);
rectangle('Position',[1195.31 -1078.12 23.4375 23.4375], 'FaceColor',[0 0 0]);
rectangle('Position',[1218.75 -1054.69 23.4375 23.4375], 'FaceColor',[1 1 1]);
rectangle('Position',[1242.19 -1054.69 23.4375 23.4375], 'FaceColor',[1 1 1]);
rectangle('Position',[1218.75 -1078.12 23.4375 23.4375], 'FaceColor',[0 0 0]);
rectangle('Position',[1242.19 -1078.12 23.4375 23.4375], 'FaceColor',[0 0 0]);
rectangle('Position',[1265.62 -1054.69 23.4375 23.4375], 'FaceColor',[1 1 1]);
rectangle('Position',[1289.06 -1054.69 23.4375 23.4375], 'FaceColor',[1 1 1]);
rectangle('Position',[1265.62 -1078.12 23.4375 23.4375], 'FaceColor',[0 0 0]);
rectangle('Position',[1289.06 -1078.12 23.4375 23.4375], 'FaceColor',[0 0 0]);
rectangle('Position',[1312.5 -1054.69 23.4375 23.4375], 'FaceColor',[1 1 1]);
rectangle('Position',[1335.94 -1054.69 23.4375 23.4375], 'FaceColor',[1 1 1]);
rectangle('Position',[1312.5 -1078.12 23.4375 23.4375], 'FaceColor',[0 0 0]);
rectangle('Position',[1335.94 -1078.12 23.4375 23.4375], 'FaceColor',[0 0 0]);
rectangle('Position',[1359.38 -1054.69 23.4375 23.4375], 'FaceColor',[1 1 1]);
rectangle('Position',[1382.81 -1054.69 23.4375 23.4375], 'FaceColor',[1 1 1]);
rectangle('Position',[1359.38 -1078.12 23.4375 23.4375], 'FaceColor',[0 0 0]);
rectangle('Position',[1382.81 -1078.12 23.4375 23.4375], 'FaceColor',[0 0 0]);
rectangle('Position',[1406.25 -1054.69 23.4375 23.4375], 'FaceColor',[1 1 1]);
rectangle('Position',[1429.69 -1054.69 23.4375 23.4375], 'FaceColor',[1 1 1]);
rectangle('Position',[1406.25 -1078.12 23.4375 23.4375], 'FaceColor',[0 0 0]);
rectangle('Position',[1429.69 -1078.12 23.4375 23.4375], 'FaceColor',[0 0 0]);
rectangle('Position',[796.875 -1148.44 23.4375 23.4375], 'FaceColor',[1 1 1]);
rectangle('Position',[820.312 -1148.44 23.4375 23.4375], 'FaceColor',[0 0 0]);
rectangle('Position',[796.875 -1171.88 23.4375 23.4375], 'FaceColor',[1 1 1]);
rectangle('Position',[820.312 -1171.88 23.4375 23.4375], 'FaceColor',[0 0 0]);
rectangle('Position',[796.875 -1195.31 23.4375 23.4375], 'FaceColor',[1 1 1]);
rectangle('Position',[820.312 -1195.31 23.4375 23.4375], 'FaceColor',[0 0 0]);
rectangle('Position',[796.875 -1218.75 23.4375 23.4375], 'FaceColor',[1 1 1]);
rectangle('Position',[820.312 -1218.75 23.4375 23.4375], 'FaceColor',[0 0 0]);
rectangle('Position',[796.875 -1242.19 23.4375 23.4375], 'FaceColor',[1 1 1]);
rectangle('Position',[820.312 -1242.19 23.4375 23.4375], 'FaceColor',[0 0 0]);
rectangle('Position',[796.875 -1265.62 23.4375 23.4375], 'FaceColor',[1 1 1]);
rectangle('Position',[820.312 -1265.62 23.4375 23.4375], 'FaceColor',[0 0 0]);
rectangle('Position',[796.875 -1289.06 23.4375 23.4375], 'FaceColor',[1 1 1]);
rectangle('Position',[820.312 -1289.06 23.4375 23.4375], 'FaceColor',[0 0 0]);
rectangle('Position',[796.875 -1312.5 23.4375 23.4375], 'FaceColor',[1 1 1]);
rectangle('Position',[820.312 -1312.5 23.4375 23.4375], 'FaceColor',[0 0 0]);
rectangle('Position',[796.875 -1335.94 23.4375 23.4375], 'FaceColor',[1 1 1]);
rectangle('Position',[820.312 -1335.94 23.4375 23.4375], 'FaceColor',[0 0 0]);
rectangle('Position',[796.875 -1359.38 23.4375 23.4375], 'FaceColor',[1 1 1]);
rectangle('Position',[820.312 -1359.38 23.4375 23.4375], 'FaceColor',[0 0 0]);
rectangle('Position',[796.875 -1382.81 23.4375 23.4375], 'FaceColor',[1 1 1]);
rectangle('Position',[820.312 -1382.81 23.4375 23.4375], 'FaceColor',[0 0 0]);
rectangle('Position',[796.875 -1406.25 23.4375 23.4375], 'FaceColor',[1 1 1]);
rectangle('Position',[820.312 -1406.25 23.4375 23.4375], 'FaceColor',[0 0 0]);
rectangle('Position',[796.875 -1429.69 23.4375 23.4375], 'FaceColor',[1 1 1]);
rectangle('Position',[820.312 -1429.69 23.4375 23.4375], 'FaceColor',[0 0 0]);
rectangle('Position',[796.875 -1453.12 23.4375 23.4375], 'FaceColor',[1 1 1]);
rectangle('Position',[820.312 -1453.12 23.4375 23.4375], 'FaceColor',[0 0 0]);
X=[1400,1400,1312.5,1125,1125,937.5,937.5,937.5,890.625,843.75,796.875,750,703.125,703.125,703.125,656.25,562.5,468.75,375,281.25,281.25,187.5,100];
Y=[-100,-100,-187.5,-468.75,-468.75,-750,-750,-750,-796.875,-796.875,-796.875,-796.875,-796.875,-796.875,-796.875,-750,-656.25,-562.5,-375,-281.25,-187.5,-93.75,-100];
hold on;
plot(X,Y,'r');
legend('4466.09','Location','southoutside');
